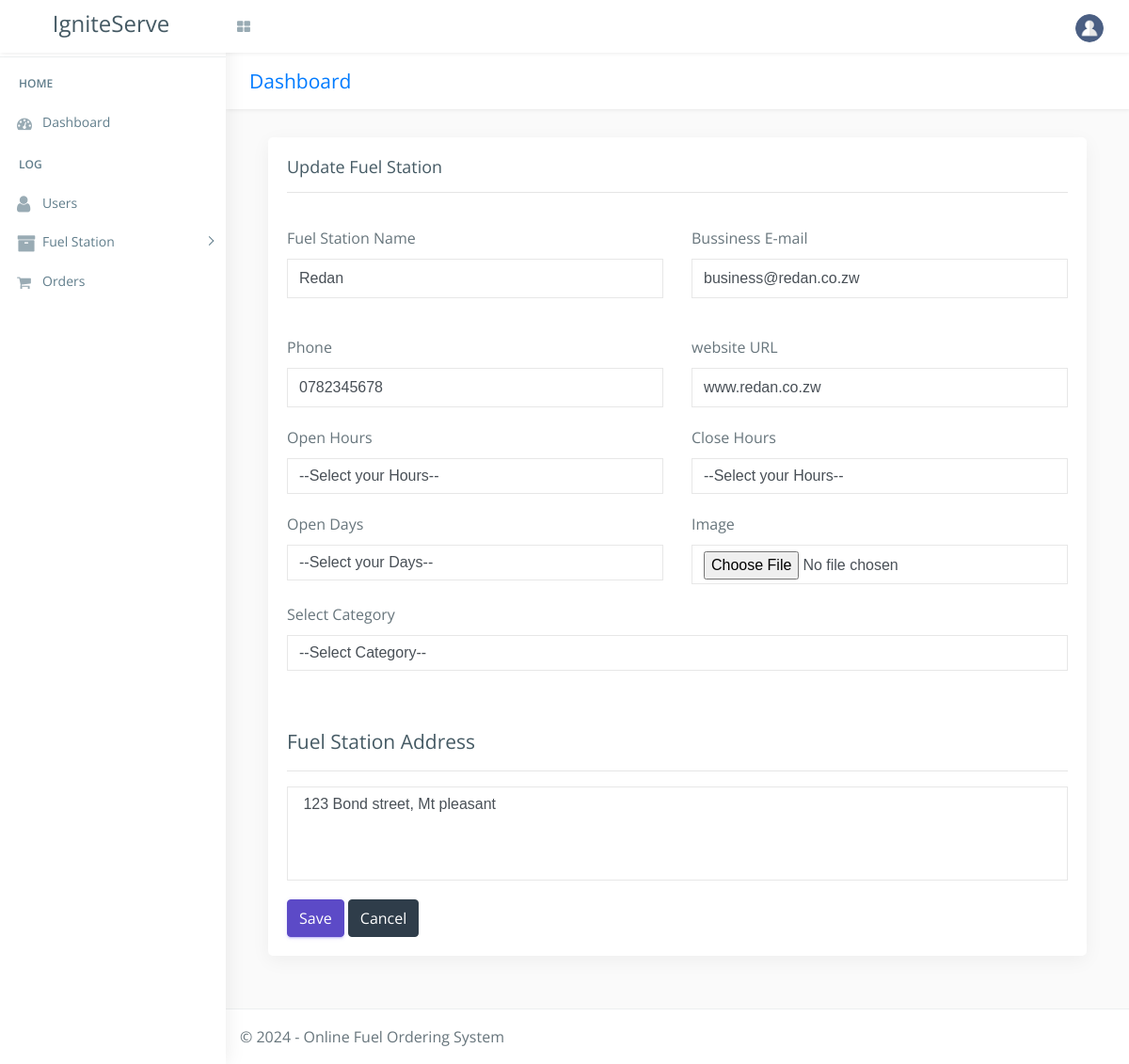
Page /fuel/admin/update_fuelstation.php on the committed database.
### tables this page shows
CREATE TABLE `fuelstation` (
  `fs_id` int(222) NOT NULL,
  `c_id` int(222) NOT NULL,
  `title` varchar(222) NOT NULL,
  `email` varchar(222) NOT NULL,
  `phone` varchar(222) NOT NULL,
  `url` varchar(222) NOT NULL,
  `o_hr` varchar(222) NOT NULL,
  `c_hr` varchar(222) NOT NULL,
  `o_days` varchar(222) NOT NULL,
  `address` text NOT NULL,
  `image` text NOT NULL,
  `date` timestamp NOT NULL DEFAULT current_timestamp()
);

### fuel/admin/update_fuelstation.php (the view, shortened to what this page needs)
<!DOCTYPE html>
<html lang="en">
<?php
include("../connection/connect.php");
?>
<head>
    <link href="css/lib/bootstrap/bootstrap.min.css" rel="stylesheet">
    <link href="css/helper.css" rel="stylesheet">
    <link href="css/style.css" rel="stylesheet">
</head>
<body class="fix-header">
    <div id="main-wrapper">
        <div class="header">
            <nav class="navbar top-navbar navbar-expand-md navbar-light">
            <div class="navbar-header">
                    <a class="navbar-brand" href="dashboard.php">
                    <a class="navbar-brand mr-1" href="registration.php"><h2>IgniteServe</h2></a>
                    </a>
                </div>
                <div class="navbar-collapse">
                    <ul class="navbar-nav mr-auto mt-md-0">
                        <li class="nav-item dropdown mega-dropdown"> <a class="nav-link dropdown-toggle text-muted  " href="#" data-toggle="dropdown" aria-haspopup="true" aria-expanded="false"><i class="fa fa-th-large"></i></a>
                        </li>
                    </ul>
                    <ul class="navbar-nav my-lg-0">
                        <li class="nav-item dropdown">
                            <a class="nav-link dropdown-toggle text-muted  " href="#" data-toggle="dropdown" aria-haspopup="true" aria-expanded="false"><img src="images/bookingSystem/user-icn.png" alt="user" class="profile-pic" /></a>
                        </li>
                    </ul>
                </div>
            </nav>
        </div>
        <div class="left-sidebar">
            <div class="scroll-sidebar">
                <nav class="sidebar-nav">
                   <ul id="sidebarnav">
                        <li class="nav-devider"></li>
                        <li class="nav-label">Home</li>
                        <li> <a href="dashboard.php"><i class="fa fa-tachometer"></i><span>Dashboard</span></a></li>
                        <li class="nav-label">Log</li>
                        <li> <a href="all_users.php">  <span><i class="fa fa-user f-s-20 "></i></span><span>Users</span></a></li>
                        <li> <a class="has-arrow  " href="#" aria-expanded="false"><i class="fa fa-archive f-s-20 color-warning"></i><span class="hide-menu">Fuel Station</span></a>
                        </li>
						 <li> <a href="all_orders.php"><i class="fa fa-shopping-cart" aria-hidden="true"></i><span>Orders</span></a></li>
                    </ul>
                </nav>
            </div>
        </div>
        <div class="page-wrapper">
            <div class="row page-titles">
                <div class="col-md-5 align-self-center">
                    <h3 class="text-primary">Dashboard</h3> </div>
            </div>
            <div class="container-fluid">
					    <div class="col-lg-12">
                        <div class="card card-outline-primary">
                                <h4 class="m-b-0 ">Update Fuel Station</h4>
                            <div class="card-body">
                                <form action='' method='post'  enctype="multipart/form-data">
                                    <div class="form-body">
                                       <?php $ssql ="select * from fuelstation where fs_id='$_GET[res_upd]'";
													$res=mysqli_query($db, $ssql);
													$row=mysqli_fetch_array($res);?>
                                        <hr>
                                        <div class="row p-t-20">
                                            <div class="col-md-6">
                                                <div class="form-group">
                                                    <label class="control-label">Fuel Station Name</label>
                                                    <input type="text" name="res_name" value="<?php echo $row['title'];  ?>" class="form-control" placeholder="John doe">
                                                   </div>
                                            </div>
                                            <div class="col-md-6">
                                                <div class="form-group has-danger">
                                                    <label class="control-label">Bussiness E-mail</label>
                                                    <input type="text" name="email" value="<?php echo $row['email'];  ?>"class="form-control form-control-danger" placeholder="example@gmail.com">
                                                    </div>
                                            </div>
                                        </div>
                                        <div class="row p-t-20">
                                            <div class="col-md-6">
                                                <div class="form-group">
                                                    <label class="control-label">Phone </label>
                                                    <input type="text" name="phone" class="form-control" value="<?php echo $row['phone'];  ?>" placeholder="1-(555)-555-5555">
                                                   </div>
                                            </div>
                                            <div class="col-md-6">
                                                <div class="form-group has-danger">
                                                    <label class="control-label">website URL</label>
                                                    <input type="text" name="url" class="form-control form-control-danger" value="<?php echo $row['url'];  ?>" placeholder="http://example.com">
                                                    </div>
                                            </div>
                                        </div>
                                        <div class="row">
                                            <div class="col-md-6">
                                                <div class="form-group">
                                                    <label class="control-label">Open Hours</label>
                                                    <select name="o_hr" class="form-control custom-select"  data-placeholder="Choose a Category" >
                                                     <option>--Select your Hours--</option>
                                                    </select>
                                                </div>
                                            </div>
                                             <div class="col-md-6">
                                                <div class="form-group">
                                                    <label class="control-label">Close Hours</label>
                                                    <select name="c_hr" class="form-control custom-select"    data-placeholder="Choose a Category" >
                                                     <option>--Select your Hours--</option>
                                                    </select>
                                                </div>
                                            </div>
											 <div class="col-md-6">
                                                <div class="form-group">
                                                    <label class="control-label">Open Days</label>
                                                    <select name="o_days" class="form-control custom-select"  data-placeholder="Choose a Category" tabindex="1">
                                                        <option>--Select your Days--</option>
                                                    </select>
                                                </div>
                                            </div>
											<div class="col-md-6">
                                                <div class="form-group has-danger">
                                                    <label class="control-label">Image</label>
                                                    <input type="file" name="file"  id="lastName"  class="form-control form-control-danger" placeholder="12n">
                                                    </div>
                                            </div>
											 <div class="col-md-12">
                                                <div class="form-group">
                                                    <label class="control-label">Select Category</label>
													<select name="c_name" class="form-control custom-select" data-placeholder="Choose a Category" tabindex="1">
                                                        <option>--Select Category--</option>
													 </select>
                                                </div>
                                            </div>
                                        </div>
                                        <h3 class="box-title m-t-40">Fuel Station Address</h3>
                                        <hr>
                                        <div class="row">
                                            <div class="col-md-12 ">
                                                <div class="form-group">
                                                    <textarea name="address" type="text" style="height:100px;" class="form-control" > <?php echo $row['address']; ?> </textarea>
                                                </div>
                                            </div>
                                        </div>
                                        </div>
                                    </div>
                                    <div class="form-actions">
                                        <input type="submit" name="submit" class="btn btn-primary" value="Save">
                                        <a href="all_fuelstation.php" class="btn btn-inverse">Cancel</a>
                                    </div>
                            </div>
                        </div>
                    </div>
					<footer class="footer"> © 2024 - Online Fuel Ordering System</footer>
                </div>
            </div>
</body>
</html>

### fuel/admin/css/helper.css (style rules this page uses)
.f-s-20 { font-size: 20px!important; }
.m-t-40 { margin-top: 40px!important; }
.m-b-0 { margin-bottom: 0px!important; }
.p-t-20 { padding-top: 20px!important; }

### rows in the picture
fuelstation: res_name "Redan", email "business@redan.co.zw", phone "0782345678", url "www.redan.co.zw", address "123 Bond street, Mt pleasant"
